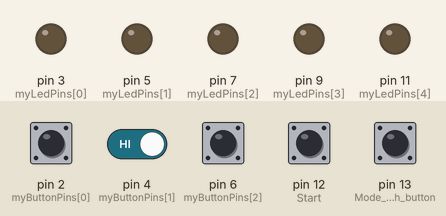
Recording of a sketch running on a simulated Arduino Uno, built with avr-gcc and run on an emulated ATmega328P. Parts: output pins drawn as LEDs (lit = HIGH). Dashed ring = blinking. The inputs (shaded band) are chosen by the test bench; at power-on: pin 2 (myButtonPins[0]), pin 4 (myButtonPins[1]), pin 6 (myButtonPins[2]), pin 12 (Start), pin 13 (Mode_switch_button) HIGH. Random numbers use the default seed unless the sketch sets one.

Above: at 3.2 s.
3.3 s: pin 2 (myButtonPins[0]) pulled LOW for 1.3 s
At 4.3 s:
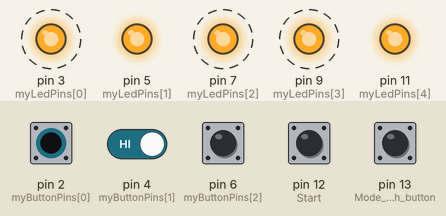
6.8 s: pin 2 (myButtonPins[0]) driven LOW and pin 4 (myButtonPins[1]) driven LOW
At 9.8 s:
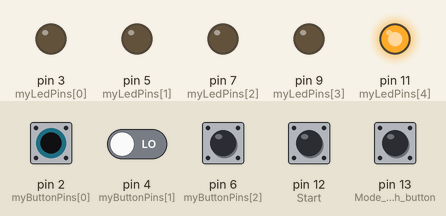
15.9 s: pin 4 (myButtonPins[1]) driven HIGH
At 16.9 s:
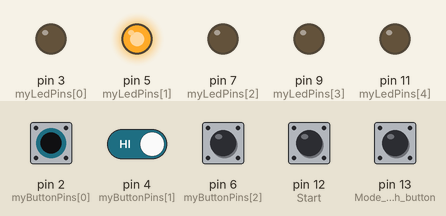
24.1 s: pin 4 (myButtonPins[1]) driven LOW
Timing chart, 0 to 28.6 s (numbered marks = the images above; inputs shaded):
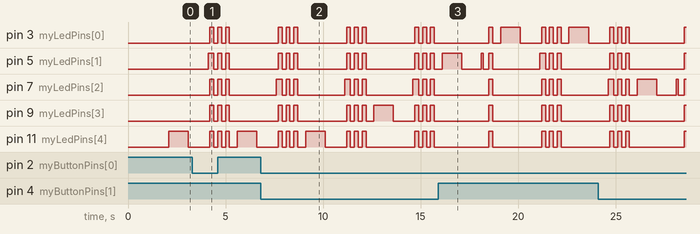

The sketch:

mindmenderwithmodes.ino
```cpp
//Initializing variables
const int maxLevel = 10;
int sequence[maxLevel];
int your_sequence[maxLevel];
int reverse_sequence[maxLevel];

int level = 1;
int lightDelay = 1000;

const int myButtonPins[] = {2, 4, 6, 8, 10};
const int myLedPins[] = {3, 5, 7, 9, 11};
int numPins = 5;
int buttonState1 = 0;
int buttonState2 = 0;
int buttonPresses = 0;

bool gameInProgress = false;
int ledIndex = 0;

// Game mode variables
const int numModes = 3;
int currentMode = 0; // 0: Simon mode, 1: Reverse mode, 2: Speed mode

void setup() {
  delay(2000);
  for (int i = 0; i < numPins; i++) {
    pinMode(myLedPins[i], OUTPUT);
    digitalWrite(myLedPins[i], LOW);
    pinMode(myButtonPins[i], INPUT_PULLUP);
  }
  pinMode(12, INPUT_PULLUP); // Start/Stop button
  pinMode(13, INPUT_PULLUP); // Mode switch button
  randomSeed(analogRead(0));
}

void startGame() {
  gameInProgress = true;
}

void endGame() {
  gameInProgress = false;
  level = 1;
  lightDelay = 1000;
}

void beatGame() {
  endGame();
}
void generate_and_show_sequence(int level) {
  int ledIndex; // Declare ledIndex within the function

  for (int i = 0; i < level; i++) {
    ledIndex = random(0, numPins);
    sequence[i] = myLedPins[ledIndex];
  }
  for (int i = 0; i < level; i++){
    digitalWrite(sequence[i], HIGH);
    delay(lightDelay);
    digitalWrite(sequence[i], LOW);
    delay(1000);
  }
}
void wrong_sequence() {
  for (int i = 0; i < 3; i++) {
    for (int j = 0; j < numPins; j++) {
      digitalWrite(myLedPins[j], HIGH);
    }
    delay(200);
    for (int j = 0; j < numPins; j++) {
      digitalWrite(myLedPins[j], LOW);
    }
    delay(200);
  }
  level = 1;
  lightDelay = 1000;
}

void right_sequence() {
  delay(300);
  for (int i = 0; i < numPins; i++) {
    digitalWrite(myLedPins[i], HIGH);
  }
  delay(200);
  for (int i = 0; i < numPins; i++) {
    digitalWrite(myLedPins[i], LOW);
  }
  delay(200);
  if (level < maxLevel) {
    level++;
  }
  // Update light delay for speed mode
  if (currentMode == 2) {
    lightDelay -= 2000;
  }
}

void get_user_sequence(int level) {
  int correctseq = 0;

  for (int i = 0; i < level; i++) {
    correctseq = 0; // Reset flag for each new button press
    while (!correctseq) {
      if (digitalRead(2) == HIGH) {
        digitalWrite(3, HIGH);
        your_sequence[i] = 3;
        correctseq = 1; // Set flag to exit the loop
      } else if (digitalRead(4) == HIGH) {
        digitalWrite(5, HIGH);
        your_sequence[i] = 5;
        correctseq = 1;
      } else if (digitalRead(6) == HIGH) {
        digitalWrite(7, HIGH);
        your_sequence[i] = 7;
        correctseq = 1;
      } else if (digitalRead(8) == HIGH) {
        digitalWrite(9, HIGH);
        your_sequence[i] = 9;
        correctseq = 1;
      } else if (digitalRead(10) == HIGH) {
        digitalWrite(11, HIGH);
        your_sequence[i] = 11;
        correctseq = 1;
      }
      delay(100); // Delay for debounce
      digitalWrite(3, LOW);
      digitalWrite(5, LOW);
      digitalWrite(7, LOW);
      digitalWrite(9, LOW);
      digitalWrite(11, LOW);
    }
    if (your_sequence[i] != sequence[i]) {
      wrong_sequence();
      return;
    }
  }
  right_sequence();
}
void reverse(int arr[], int count) {
  int temp;
  for (int i = 0; i < count / 2; ++i) {
    temp = arr[i];
    arr[i] = arr[count - i - 1];
    arr[count - i - 1] = temp;
  }
}

void get_user_reverse_sequence() {
  int correctseq = 0;
  for (int i = 0; i < level; i++) {
    correctseq = 0;
    while (!correctseq) {
      for (int j = 0; j < numPins; j++) {
        if (digitalRead(myButtonPins[j]) == HIGH) {
          digitalWrite(myLedPins[j], HIGH);
          your_sequence[i] = myLedPins[j];
          delay(200); // Debounce delay
          correctseq = 1;
        }
      }
    }
    digitalWrite(myLedPins[your_sequence[i]], LOW);
    if (your_sequence[i] != reverse_sequence[i]) {
      wrong_sequence();
      return;
    }
  }
  right_sequence();
}
void modeButtonPressed() {
  static unsigned long lastDebounceTime = 0;
  static bool lastButtonState = LOW;
  unsigned long currentTime = millis();

  // Check for button debounce
  if (currentTime - lastDebounceTime < 50) {
    return;
  }

  // Read the button state
  bool buttonState = digitalRead(13);

  // Check if the button state has changed
  if (buttonState != lastButtonState) {
    // Update last debounce time
    lastDebounceTime = currentTime;

    // Update last button state
    lastButtonState = buttonState;

    // If button is pressed, switch to the next game mode
    if (buttonState == HIGH) {
      currentMode = (currentMode + 1) % numModes;
    }
  }
}
void loop() {
  buttonState1 = digitalRead(12); // Button for on/off
  buttonState2 = digitalRead(13); // Button for mode switching

  if (buttonState1 == HIGH) {
    buttonPresses++;
    delay(100); // Delay for debouncing
  }

  boolean odd = buttonPresses % 2;

  if (odd && !gameInProgress) {
    startGame();
  } else if (!odd && gameInProgress) {
    endGame();
  }

  // Check if the game is in progress
  if (gameInProgress) {
    // Check for mode switching button press
    if (buttonState2 == HIGH) {
      modeButtonPressed();
    }

    // Execute logic based on the current game mode
    switch (currentMode) {
      case 0: // Simon mode
        if (level < maxLevel) {
          generate_and_show_sequence(level);
          get_user_sequence(level);
        } else {
          beatGame();
        }
        break;
      case 1: // Reverse mode
        if (level < maxLevel) {
          generate_and_show_sequence(level);
          get_user_sequence(level);
        } else {
          beatGame();
        }
        break;
      case 2: // Speed mode
        // Implement speed mode logic here
        break;
    }
  }
}
```

Measured:
- by itself, pin 3 (myLedPins[0]), pin 5 (myLedPins[1]): repeats every 3.5 s: 2 × (LOW 0.20 s, HIGH 0.20 s), LOW 2.5 s, HIGH 0.20 s
- by itself, pin 7 (myLedPins[2]): repeats every 3.5 s: 2 × (LOW 0.20 s, HIGH 0.20 s), LOW 2.4 s, HIGH 0.30 s
